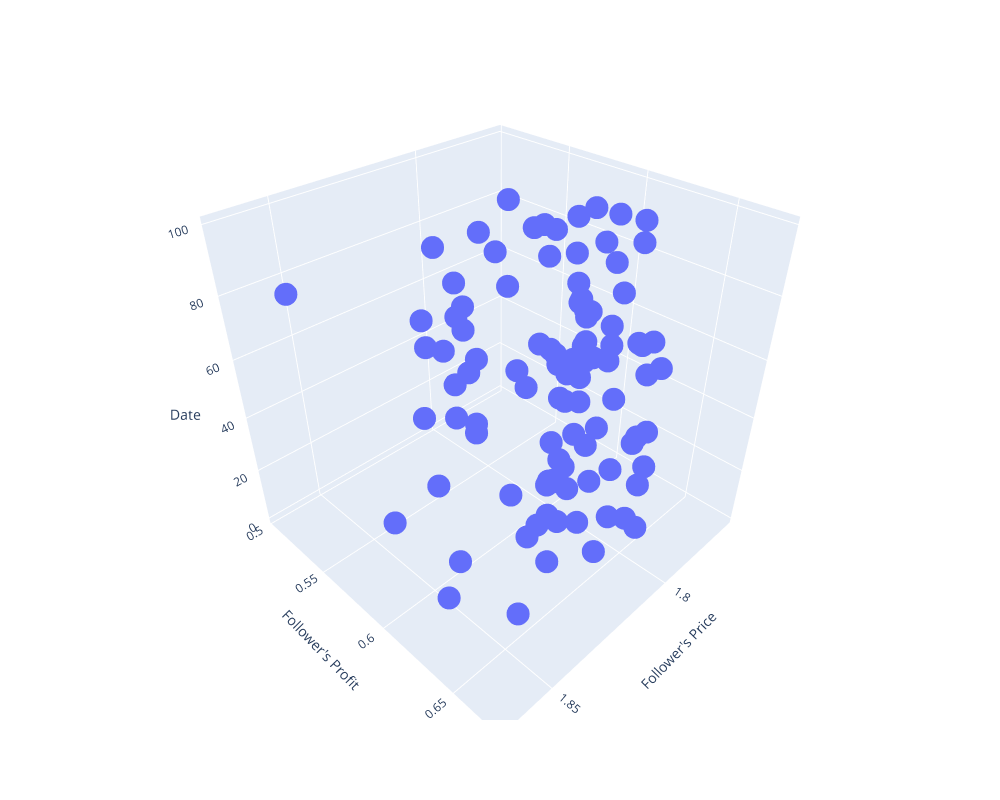

Notebook code cell kept with this figure:
### Markdown cell above
## 3D Follower Mk1 Profit vs Price vs Time

### Code cell
%pip install plotly
import plotly.express as px
f1m["Follower's Profit"] = pd.Series(fm1_follower_profits)

fig = px.scatter_3d(f1m, x="Follower's Price", y="Follower's Profit", z="Date", width=1000, height=800)
fig.show()
